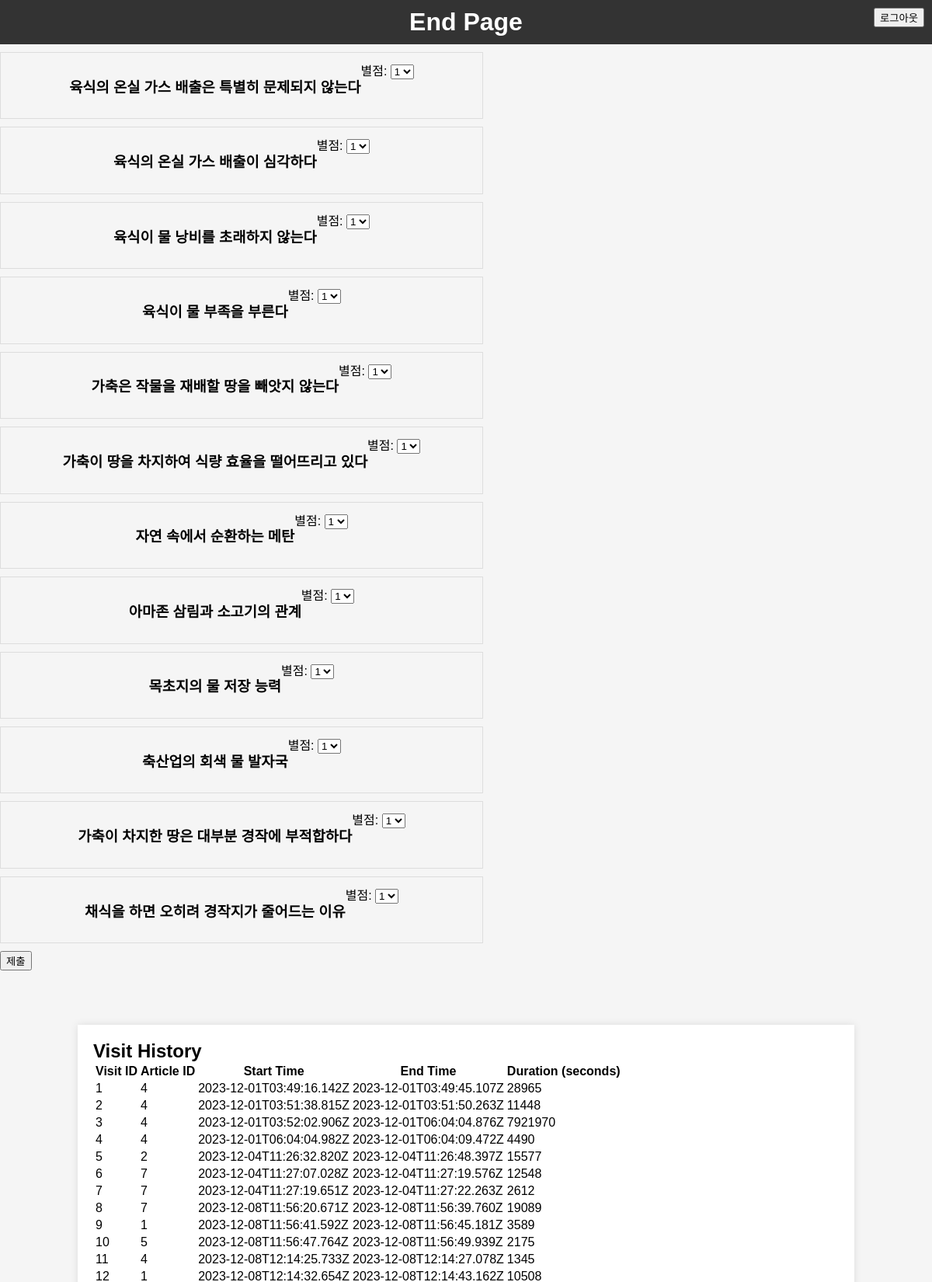
Page /end (signed in, upper part) on the committed database.
### app.py (models this page shows)
class Article(db.Model):
    id = db.Column(db.Integer, primary_key=True)
    title = db.Column(db.String(100), nullable=False)
    content = db.Column(db.Text, nullable=False)
    author_name = db.Column(db.String(100))  # 저자 이름
    author_occupation = db.Column(db.String(100))  # 저자 직업
    author_email = db.Column(db.String(100))  # 저자 이메일
    author_description = db.Column(db.Text)  # 저자 설명
    ratings = db.relationship('Rating', backref='article', lazy=True)

class Visit(db.Model):
    id = db.Column(db.Integer, primary_key=True)
    user_id = db.Column(db.Integer, db.ForeignKey('user.id', name='fk_visit_user'), nullable=False)
    article_id = db.Column(db.String(255), nullable=False)
    start_time = db.Column(db.String(255), nullable=False)
    end_time = db.Column(db.String(255), nullable=False)
    duration = db.Column(db.Integer, nullable=False)

### app.py (the view)
@app.route('/end')
def end_page():
    visit_history = Visit.query.filter_by(user_id=session['user_id']).all()
    read_articles = ReadArticle.query.filter_by(user_id=session['user_id']).all()
    articles = Article.query.all()
    return render_template('end.html', visit_history=visit_history, read_articles=read_articles, articles=articles)

### templates/end.html (shortened to what this page needs)
<!DOCTYPE html>
<html lang="en">
<head>
    <link rel="stylesheet" type="text/css" href="/static/styles.css">
</head>
<body>
    <header>
        <h1>End Page</h1>
        <div style="position: fixed; right: 10px; top: 10px;">
            <a href="{{ url_for('login') }}">
                <button>로그아웃</button>
            </a>
        </div>
    </header>
    <form action="/rate" method="post">
        {% for article in articles %}
        <div class="article">
          <div class="article-header">
            <h3 class="article-title">{{ article.title }}</h3>
            <div class="rating-section">
              <label for="rating_{{ article.id }}">별점:</label>
              <select name="rating_{{ article.id }}" id="rating_{{ article.id }}">
                <option value="1">1</option>
              </select>
            </div>
          </div>
        </div>
        {% endfor %}
        <input type="submit" value="제출">
      </form>
    <div class="container">
        <h2>Visit History</h2>
        <table>
            <thead>
                <tr>
                    <th>Visit ID</th>
                    <th>Article ID</th>
                    <th>Start Time</th>
                    <th>End Time</th>
                    <th>Duration (seconds)</th>
                </tr>
            </thead>
            <tbody>
                {% for visit in visit_history %}
                    <tr>
                        <td>{{ visit.id }}</td>
                        <td>{{ visit.article_id }}</td>
                        <td>{{ visit.start_time }}</td>
                        <td>{{ visit.end_time }}</td>
                        <td>{{ visit.duration }}</td>
                    </tr>
                {% endfor %}
            </tbody>
        </table>
    </div>
</body>
</html>

### static/styles.css (style rules this page uses)
body, h1, h2, p { margin: 0; padding: 0; }
body { font-family: Arial, sans-serif; background-color: #f5f5f5; }
header { background-color: #333; color: #fff; padding: 10px; text-align: center; }
.container { max-width: 80%; margin: 20px auto; padding: 20px; background-color: #fff; box-shadow: 0 0 10px rgba(0, 0, 0, 0.1); margin-top: 70px; }
.article { width: 600px; border: 1px solid #ddd; padding: 10px; margin: 10px 0; cursor: pointer; }
.article-header { display: flex; justify-content: center; }

### rows in the picture
Article: title "육식의 온실 가스 배출은 특별히 문제되지 않는다", id "1"
Article: title "육식의 온실 가스 배출이 심각하다", id "1"
Article: title "육식이 물 낭비를 초래하지 않는다", id "1"
Article: title "육식이 물 부족을 부른다", id "1"
Article: title "가축은 작물을 재배할 땅을 빼앗지 않는다", id "1"
Article: title "가축이 땅을 차지하여 식량 효율을 떨어뜨리고 있다", id "1"
Article: title "자연 속에서 순환하는 메탄", id "1"
Article: title "아마존 삼림과 소고기의 관계", id "1"
Article: title "목초지의 물 저장 능력", id "1"
Article: title "축산업의 회색 물 발자국", id "1"
Article: title "가축이 차지한 땅은 대부분 경작에 부적합하다", id "1"
Article: title "채식을 하면 오히려 경작지가 줄어드는 이유", id "1"
Visit: id "1", article_id "4", start_time "2023-12-01T03:49:16.142Z", end_time "2023-12-01T03:49:45.107Z", duration "28965"
Visit: id "2", article_id "4", start_time "2023-12-01T03:51:38.815Z", end_time "2023-12-01T03:51:50.263Z", duration "11448"
Visit: id "3", article_id "4", start_time "2023-12-01T03:52:02.906Z", end_time "2023-12-01T06:04:04.876Z", duration "7921970"
Visit: id "4", article_id "4", start_time "2023-12-01T06:04:04.982Z", end_time "2023-12-01T06:04:09.472Z", duration "4490"
Visit: id "5", article_id "2", start_time "2023-12-04T11:26:32.820Z", end_time "2023-12-04T11:26:48.397Z", duration "15577"
Visit: id "6", article_id "7", start_time "2023-12-04T11:27:07.028Z", end_time "2023-12-04T11:27:19.576Z", duration "12548"
Visit: id "7", article_id "7", start_time "2023-12-04T11:27:19.651Z", end_time "2023-12-04T11:27:22.263Z", duration "2612"
Visit: id "8", article_id "7", start_time "2023-12-08T11:56:20.671Z", end_time "2023-12-08T11:56:39.760Z", duration "19089"
Visit: id "9", article_id "1", start_time "2023-12-08T11:56:41.592Z", end_time "2023-12-08T11:56:45.181Z", duration "3589"
Visit: id "10", article_id "5", start_time "2023-12-08T11:56:47.764Z", end_time "2023-12-08T11:56:49.939Z", duration "2175"
Visit: id "11", article_id "4", start_time "2023-12-08T12:14:25.733Z", end_time "2023-12-08T12:14:27.078Z", duration "1345"
Visit: id "12", article_id "1", start_time "2023-12-08T12:14:32.654Z", end_time "2023-12-08T12:14:43.162Z", duration "10508"
